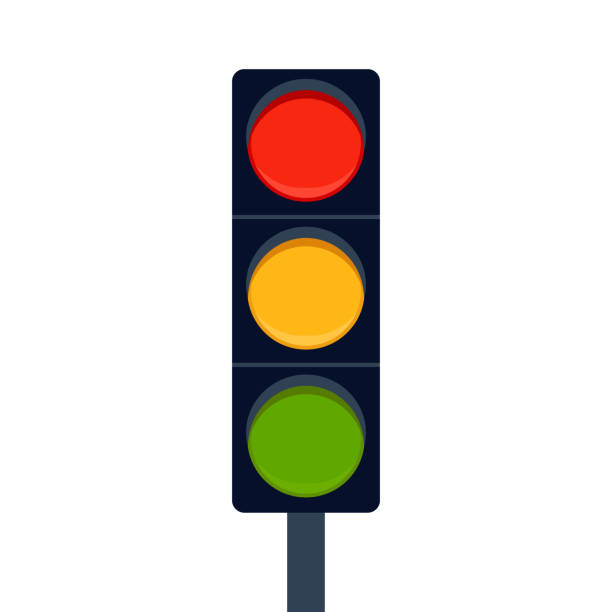
#> input picture Images/traffic_synthetic.jpg, 612 x 612 px
$ python hsv_viewing.py
#> lines starting #> are read from the running program, lines starting #| are printed output that depends on the picture
import cv2

image = cv2.imread(r"../Images/traffic_synthetic.jpg")
#> image is the input picture: shape (612, 612, 3); mean B, G, R 214.6, 220.9, 225.3

image = cv2.resize(image, None, None, fx=0.5, fy=0.5, interpolation=cv2.INTER_AREA)
#> image: shape (306, 306, 3)

hsv = cv2.cvtColor(image, cv2.COLOR_BGR2HSV)
#> hsv: shape (306, 306, 3); mean H, S, V 14.3, 38.6, 230.9

h,s,v = cv2.split(hsv)
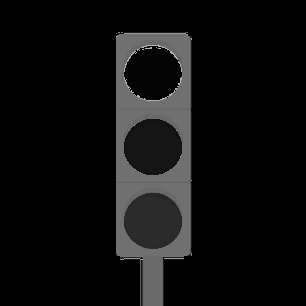
#> h: shape (306, 306); min 0, max 179, mean 14.3
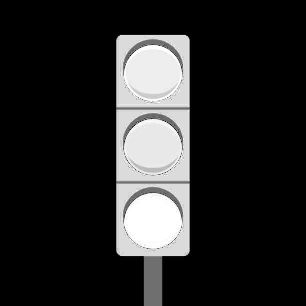
#> s: shape (306, 306); min 0, max 255, mean 38.6
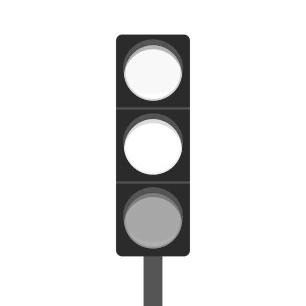
#> v: shape (306, 306); min 26, max 255, mean 230.9

cv2.imshow("BGR", image)
cv2.imshow("HSV", hsv)
cv2.imshow("H", h)
cv2.imshow("S", s)
cv2.imshow("V", v)

cv2.waitKey(0)

$ run again, with Images/Face-2.jpg copied over Images/traffic_synthetic.jpg
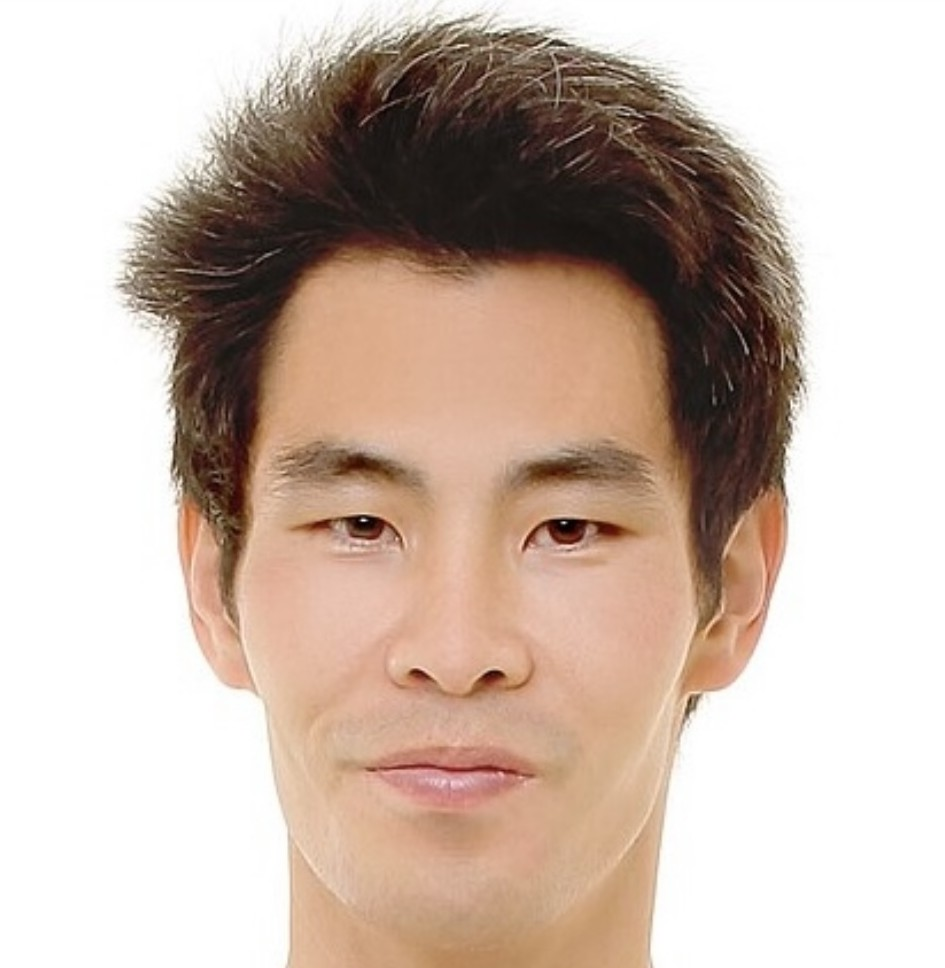
#> input picture Images/Face-2.jpg, 945 x 968 px
#> image is the input picture: shape (968, 945, 3); mean B, G, R 174.2, 185.7, 203.8
#> image: shape (484, 472, 3)
#> hsv: shape (484, 472, 3); mean H, S, V 8.4, 49.6, 203.8
#> `h,s,v = cv2.split(hsv)`:
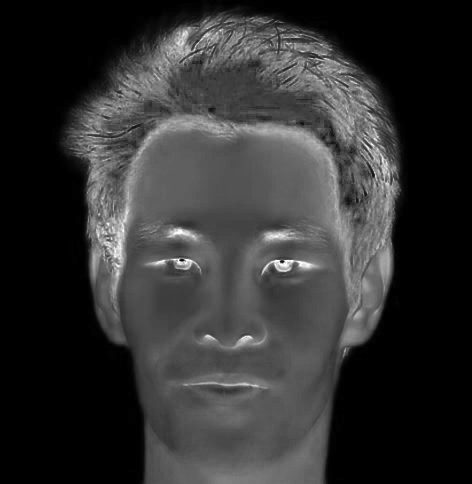
#> s: shape (484, 472); min 0, max 255, mean 49.6
#> `h,s,v = cv2.split(hsv)`:
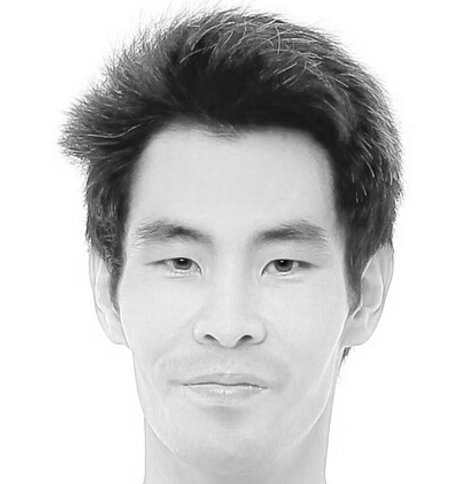
#> v: shape (484, 472); min 10, max 255, mean 203.8
